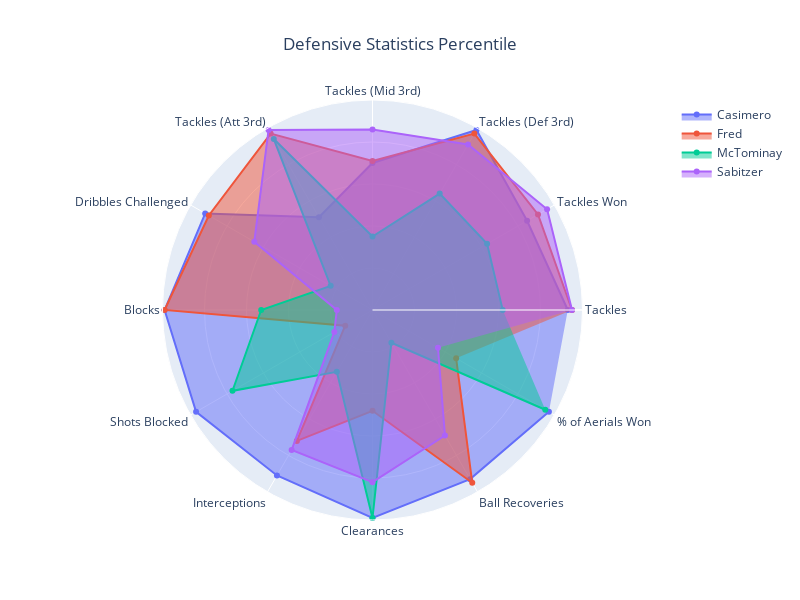

Write notebook code for a chart like this one.
### Code cell
fig = utils.plot_radar(player_dictionary, defending, title="Defensive Statistics Percentile")

### Figure 1 — Plotly figure (JSON) as saved in the notebook; plotly's stock layout.template omitted (floating-point values rounded to 4 significant figures)
{"data": [{"fill": "toself", "name": "Casimero", "r": [93, 85, 99, 70, 51, 92, 99, 97, 91, 99, 93, 97], "theta": ["Tackles", "Tackles Won", "Tackles (Def 3rd)", "Tackles (Mid 3rd)", "Tackles (Att 3rd)", "Dribbles Challenged", "Blocks", "Shots Blocked", "Interceptions", "Clearances", "Ball Recoveries", "% of Aerials Won"], "type": "scatterpolar"}, {"fill": "toself", "name": "Fred", "r": [95, 91, 97, 71, 97, 90, 99, 15, 72, 48, 95, 46], "theta": ["Tackles", "Tackles Won", "Tackles (Def 3rd)", "Tackles (Mid 3rd)", "Tackles (Att 3rd)", "Dribbles Challenged", "Blocks", "Shots Blocked", "Interceptions", "Clearances", "Ball Recoveries", "% of Aerials Won"], "type": "scatterpolar"}, {"fill": "toself", "name": "McTominay", "r": [62, 63, 64, 35, 94, 23, 53, 77, 34, 99, 18, 95], "theta": ["Tackles", "Tackles Won", "Tackles (Def 3rd)", "Tackles (Mid 3rd)", "Tackles (Att 3rd)", "Dribbles Challenged", "Blocks", "Shots Blocked", "Interceptions", "Clearances", "Ball Recoveries", "% of Aerials Won"], "type": "scatterpolar"}, {"fill": "toself", "name": "Sabitzer", "r": [95, 96, 91, 86, 99, 65, 17, 21, 77, 82, 69, 36], "theta": ["Tackles", "Tackles Won", "Tackles (Def 3rd)", "Tackles (Mid 3rd)", "Tackles (Att 3rd)", "Dribbles Challenged", "Blocks", "Shots Blocked", "Interceptions", "Clearances", "Ball Recoveries", "% of Aerials Won"], "type": "scatterpolar"}], "layout": {"height": 600, "polar": {"radialaxis": {"range": [0, 100], "showticklabels": false, "visible": true}}, "showlegend": true, "title": {"text": "Defensive Statistics Percentile", "x": 0.5}, "width": 800}}
